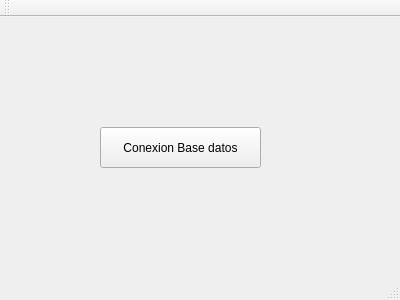
<?xml version="1.0" encoding="UTF-8"?>
<ui version="4.0">
 <class>MainWindow</class>
 <widget class="QMainWindow" name="MainWindow">
  <property name="geometry">
   <rect>
    <x>0</x>
    <y>0</y>
    <width>400</width>
    <height>300</height>
   </rect>
  </property>
  <property name="windowTitle">
   <string>MainWindow</string>
  </property>
  <widget class="QWidget" name="centralWidget">
   <widget class="QPushButton" name="pushButton">
    <property name="geometry">
     <rect>
      <x>100</x>
      <y>110</y>
      <width>161</width>
      <height>41</height>
     </rect>
    </property>
    <property name="text">
     <string>Conexion Base datos</string>
    </property>
   </widget>
  </widget>
  <widget class="QMenuBar" name="menuBar">
   <property name="geometry">
    <rect>
     <x>0</x>
     <y>0</y>
     <width>400</width>
     <height>20</height>
    </rect>
   </property>
  </widget>
  <widget class="QToolBar" name="mainToolBar">
   <attribute name="toolBarArea">
    <enum>TopToolBarArea</enum>
   </attribute>
   <attribute name="toolBarBreak">
    <bool>false</bool>
   </attribute>
  </widget>
  <widget class="QStatusBar" name="statusBar"/>
 </widget>
 <layoutdefault spacing="6" margin="11"/>
 <resources/>
 <connections/>
</ui>
